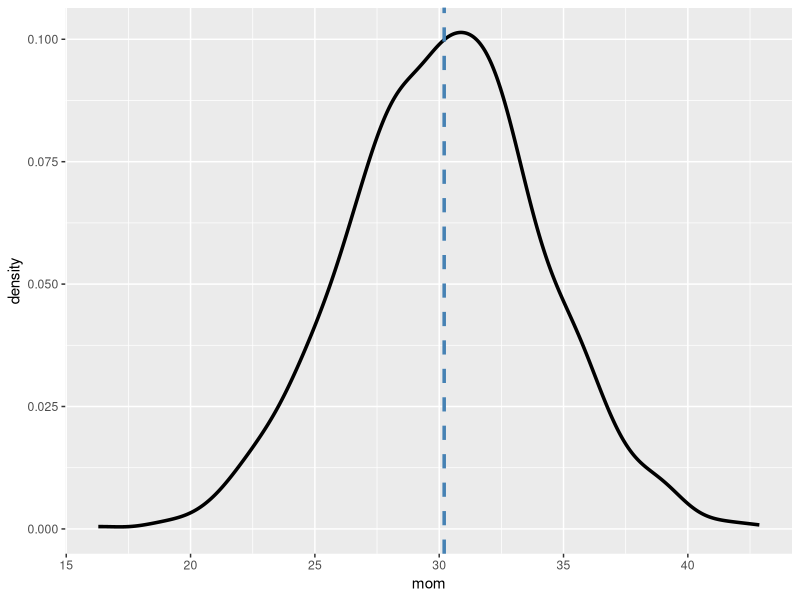
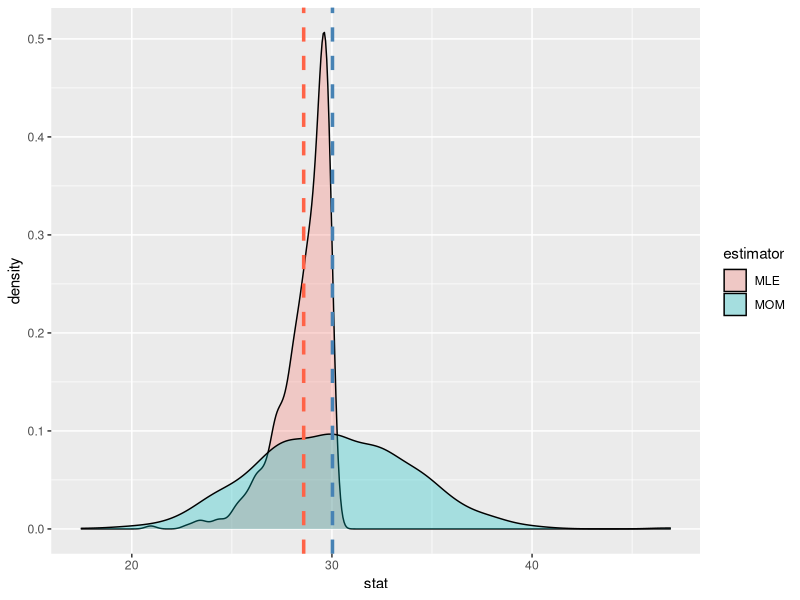

Here is the R script that generated these plots, in order:
## ---- chunk 1
# Install these packages first
knitr::opts_chunk$set(message = FALSE)
library(tidyverse)
library(readr)
library(knitr)
## ---- chunk 2
n <- 20
x <- runif(n, min = 0, max = 30)
2 * mean(x)
## ---- chunk 3
it <- 1000
mom <- rep(NA, it)

for (i in 1:it) {
  n <- 20
  x <- runif(n, min = 0, max = 30)
  mom[i] <- 2 * mean(x)
}

df <- data.frame(mom)
mean_mom <- mean(mom)
## ---- chunk 4
library(tidyverse)
ggplot(df, aes(x = mom)) +
  geom_density(lwd = 1.2) +
  geom_vline(xintercept = mean_mom, col = "steelblue", lty = 2, lwd = 1.2)
## ---- chunk 5
it <- 1000
mom <- rep(NA, it)
mle <- rep(NA, it)

for (i in 1:it) {
  n <- 20
  x <- runif(n, min = 0, max = 30)
  mom[i] <- 2 * mean(x)
  mle[i] <- max(x)
}

df <- data.frame(stat = c(mom, mle),
                 estimator = rep(c("MOM", "MLE"),
                                 times = c(it, it)))
mean_mom <- mean(mom)
mean_mle <- mean(mle)
## ---- chunk 6
ggplot(df, aes(x = stat, fill = estimator)) +
  geom_density(alpha = .3) +
  geom_vline(xintercept = mean_mom, col = "steelblue", lty = 2, lwd = 1.2) +
  geom_vline(xintercept = mean_mle, col = "tomato", lty = 2, lwd = 1.2)
